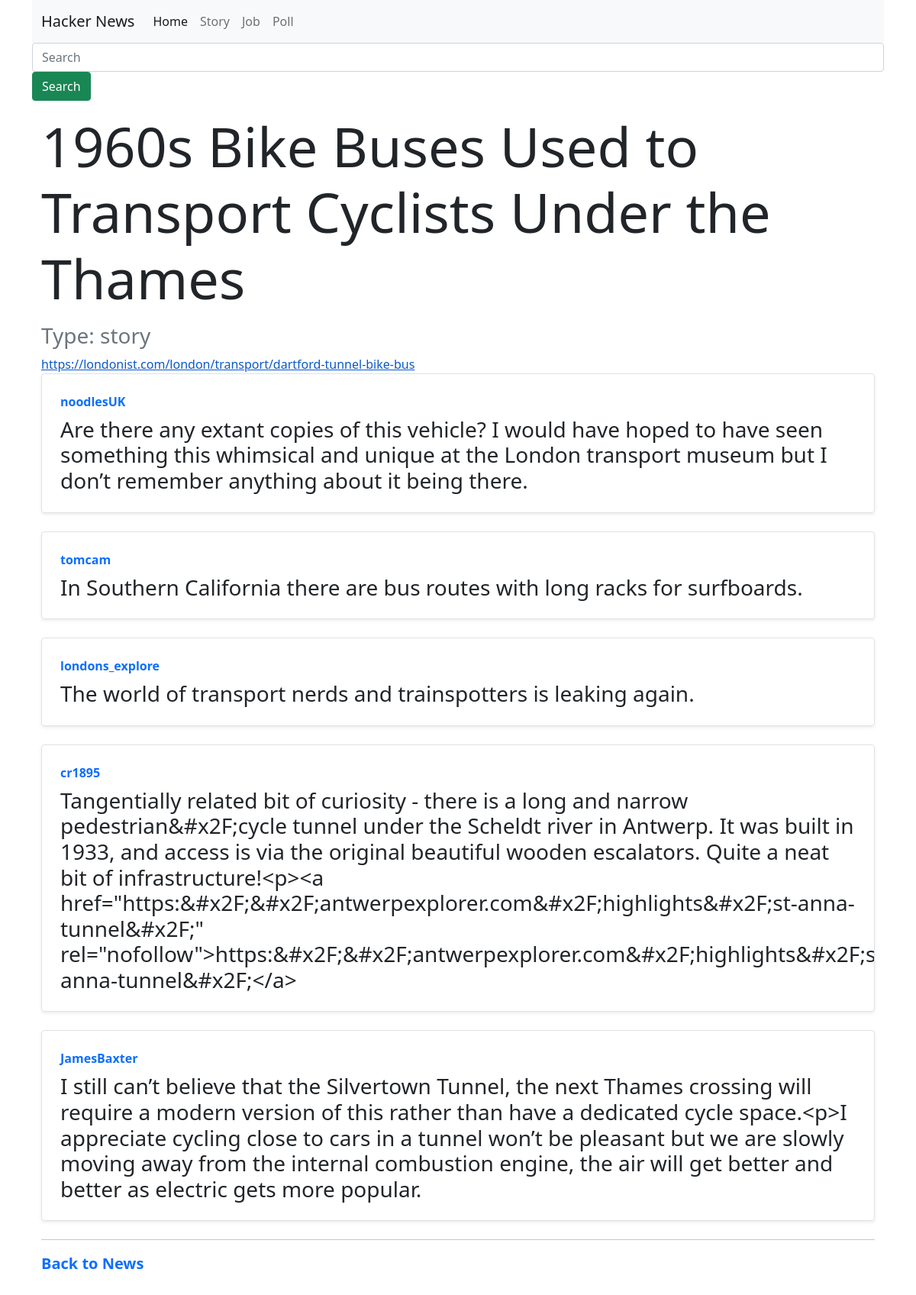
The app's page /stories/32591479/ with its own data.
### news/models.py (models this page shows, shortened)
class Item(models.Model):
    id = models.IntegerField(primary_key=True)
    type = models.CharField(max_length=100)
    by = models.CharField(max_length=50)
    time = models.IntegerField(null=True, blank=True)
    deleted = models.BooleanField(default=False)
    dead =models.BooleanField(default=False)
    text = models.TextField(null=True, blank=True)
    url = models.URLField(null=True, blank=True)
    title = models.CharField(max_length=255, null=True, blank=True)
    descendants = models.IntegerField(null=True, blank=True)
    score = models.IntegerField(null=True, blank=True)
    created_at = models.DateTimeField(auto_now_add=True, null=True, blank=True)
    parents = models.IntegerField(null=True, blank=True)
    created_with_api = models.BooleanField(default=False)

class Comment(models.Model):
    by = models.CharField(max_length=30)
    id = models.IntegerField(primary_key=True)
    text = models.TextField(null=True, blank=True)
    deleted = models.BooleanField(default=False)
    time = models.IntegerField(null=True, blank=True)
    parent = models.ForeignKey(Item, on_delete=models.CASCADE, related_name='comments')
    type = models.CharField(max_length=10, default='comment')

### news/views.py (the view)
# urls.py: path('<int:pk>/', ItemDetail.as_view(), name='detail'),
class ItemDetail(DetailView):
    model = Item
    template_name = 'news/detail.html'
    context_object_name = 'item'
    def get_context_data(self, **kwargs):
        context = super().get_context_data(**kwargs)
        context["commented"] = Comment.objects.filter(parent=context["object"].id)
        context["new_time"] = datetime.fromtimestamp(context["object"].time)
        return context

### news/templates/news/detail.html (shortened to what this page needs)
{% load static%}
<!DOCTYPE html>
<html lang="en">
    <head>
        <link rel="stylesheet" href="https://cdn.jsdelivr.net/npm/bootstrap@5.1.3/dist/css/bootstrap.min.css" />
    </head>
    <body>
        <div class="container">
            <nav class="navbar navbar-expand-lg navbar-light bg-light">
                <div class="container-fluid">
                    <a class="navbar-brand" href="{% url 'home'%}">Hacker News</a>
                    <div class="collapse navbar-collapse" id="navbarNav">
                    <ul class="navbar-nav">
                        <li class="nav-item">
                        <a class="nav-link active" aria-current="page" href="{% url 'home'%}">Home</a>
                        </li>
                        <li class="nav-item">
                        <a class="nav-link" href="{% url 'filters' type='story'%}">Story</a>
                        </li>
                        <li class="nav-item">
                        <a class="nav-link" href="{% url 'filters' type='job'%}">Job</a>
                        </li>
                        <li class="nav-item">
                        <a class="nav-link" href="{% url 'filters' type='poll'%}">Poll</a>
                        </li>
                    </ul>
                    </div>
                </div>
            </nav>
            <form action="{% url 'search'%}" method="GET">
                    <div class="form-group has-search">
                        <input type="text" name="search" class="form-control" placeholder="Search">
                        <button type="button" class="btn btn-success">Search</button>
                    </div>
            </form>
            <div class='container mt-3'>
                <h1 class='display-2'>{{ item.title }}</h1>
                <h3 class='text-muted mt-3'>Type: {{ item.type }}</h3>
                <a href={{item.url}} class="stretched-link">{{ item.url }}</a>
                {% for comm in commented %}
                    <div class="row g-0 border rounded overflow-hidden flex-md-row mb-4 shadow-sm h-md-250 position-relative">
                        <div class="col p-4 d-flex flex-column position-static">
                            <strong class="d-inline-block mb-2 text-primary">{{ comm.by }}</strong>
                            <h3 class="mb-0">{{ comm.text }}</h3>
                        </div>
                    </div>
                {% empty %}
                <h1>No comments</h1>
                {% endfor %}
                <hr />
                <p class="lead mb-5"><a href="{% url 'home'%}" class="fw-bold text-decoration-none">Back to News</Link></p>
            </div>
        </div>
    </body>
</html>

### records on screen
Item: title "1960s Bike Buses Used to Transport Cyclists Under the Thames", type "story", url "https://londonist.com/london/transport/dartford-tunnel-bike-bus"
Comment: by "noodlesUK", text "Are there any extant copies of this vehicle? I would have hoped to have seen something this whimsical and unique at the London transport museum but I don’t remember anything about it being there."
Comment: by "tomcam", text "In Southern California there are bus routes with long racks for surfboards."
Comment: by "londons_explore", text "The world of transport nerds and trainspotters is leaking again."
Comment: by "cr1895", text "Tangentially related bit of curiosity - there is a long and narrow pedestrian&#x2F;cycle tunnel under the Scheldt river in Antwerp. It was built in 1933, and access is via the original beautiful wooden escalators. Quite a neat bit of infrastructure!<p><a href=\"https:&#x2F;&#x2F;antwerpexplorer.com&#x2F;highlights&#x2F;st-anna-tunnel&#x2F;\"…"
Comment: by "JamesBaxter", text "I still can’t believe that the Silvertown Tunnel, the next Thames crossing will require a modern version of this rather than have a dedicated cycle space.<p>I appreciate cycling close to cars in a tunnel won’t be pleasant but we are slowly moving away from the internal combustion engine, the air will get better and better as electric gets more popular."
